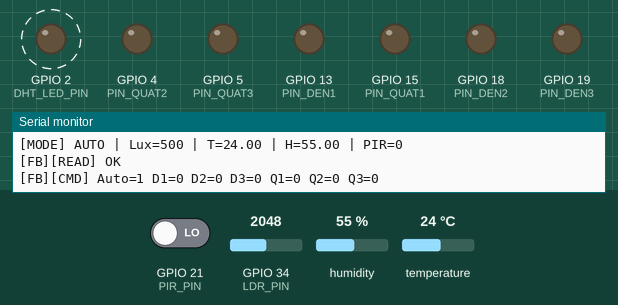
This sketch was run on a simulated ESP32. Shown: output pins drawn as LEDs (lit = HIGH), the last lines printed to the serial monitor. Dashed ring = blinking. The test bench sets the inputs (shaded band); at power-on: GPIO 21 (PIR_PIN) LOW, temperature 24 °C, GPIO 34 (LDR_PIN) = 2048, humidity 55 %. WiFi joins after 1.5 s; servers stay silent unless stated; the local clock reads 2024-03-15 10:24:30 at power-on unless the sketch sets it; the Firebase database answers and starts empty.

Above: at 7.1 s.
7.2 s: GPIO 21 (PIR_PIN) driven HIGH
At 12.7 s:
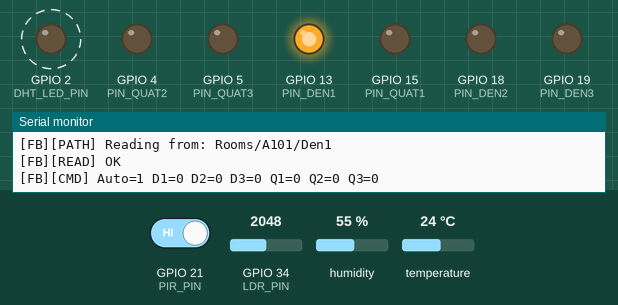
13.4 s: temperature set to 28 °C
At 15.2 s:
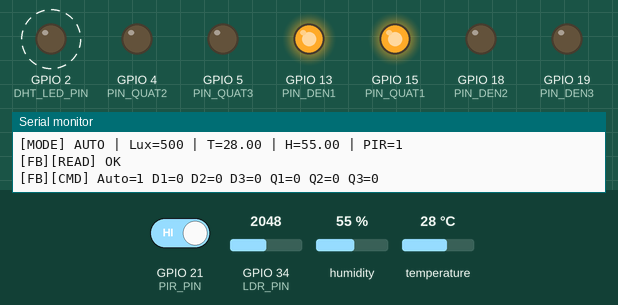
19.4 s: GPIO 34 (LDR_PIN) set to 2108
At 22.6 s:
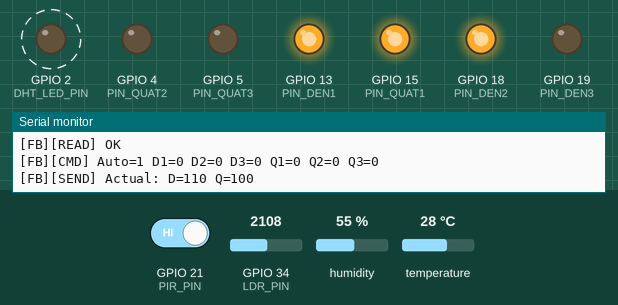
23.4 s: temperature set to 12 °C
At 26.9 s:
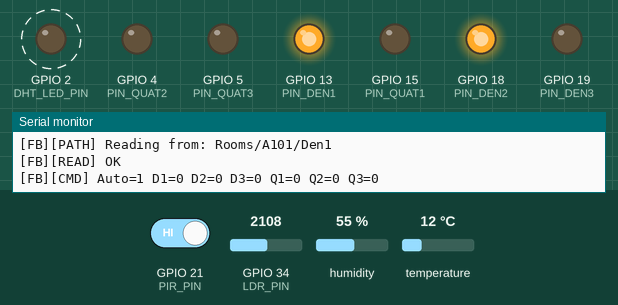
31.4 s: GPIO 34 (LDR_PIN) set to 3232
34.9 s: GPIO 34 (LDR_PIN) set to 3352
At 37.3 s:
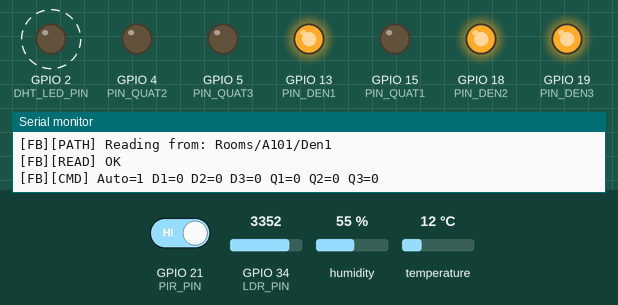
Timing chart, 0 to 40.4 s (numbered marks = the images above; inputs shaded):
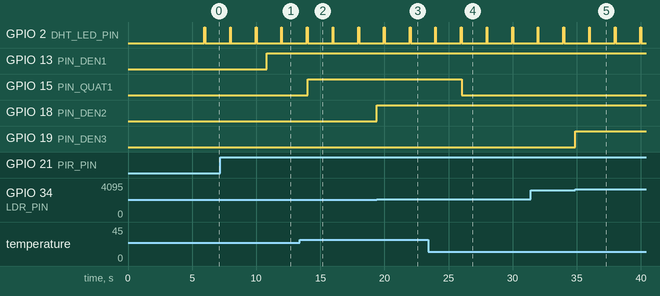

Measured:
- the behaviour switches between 26 and 27 °C on temperature (found by bisection; images 1 and 2)
- the behaviour switches between 2051 and 2052 on GPIO 34 (LDR_PIN) (found by bisection; images 2 and 3)
- the behaviour switches between 3280 and 3281 on GPIO 34 (LDR_PIN) (found by bisection; images 4 and 5)
- after the input at 7.2 s, GPIO 13 (PIN_DEN1): LOW → HIGH after 3.6 s
- after the input at 13.4 s, GPIO 15 (PIN_QUAT1): LOW → HIGH after 0.63 s
- after the input at 19.4 s, GPIO 18 (PIN_DEN2): LOW → HIGH at once
- after the input at 23.4 s, GPIO 15 (PIN_QUAT1): HIGH → LOW after 2.6 s
- after the input at 34.9 s, GPIO 19 (PIN_DEN3): LOW → HIGH at once

The sketch:

esp32_smart_classroom.ino
```cpp
#include <DHT.h>
#include <FirebaseESP32.h>
#include <WiFi.h>
#include <time.h>

#include "soc/rtc_cntl_reg.h"
#include "soc/soc.h"

#include "freertos/FreeRTOS.h"
#include "freertos/semphr.h"
#include "freertos/task.h"

// ================= WIFI & FIREBASE =================
#define WIFI_SSID "Wi-MESH - HCMUTE"
#define WIFI_PASSWORD "hcmute@2024"

#define FIREBASE_HOST "smart-classroom-1796a-default-rtdb.firebaseio.com"
#define FIREBASE_AUTH "VexXIyCwYsU0IsvFTx97SLAtjvgfuw66YiJSr0Uu"

// ================= FIREBASE PATH =================
static const char *ROOM_PATH = "Rooms/A101";

// ================= PINS =================
#define PIR_PIN 21    // PIR sensor
#define DHTPIN 14     // DHT11 Data pin
#define DHT_LED_PIN 2 // LED indicator cho DHT11
#define LDR_PIN 34
#define DHTTYPE DHT11

// ===== Relay IN pins =====
int PIN_DEN1 = 13;
int PIN_DEN2 = 18;
int PIN_DEN3 = 19;
int PIN_QUAT1 = 15;
int PIN_QUAT2 = 4;
int PIN_QUAT3 = 5;

// ================= CONFIG =================
static const bool RELAY_ACTIVE_LOW = false;

// PIR sensor type: set to true if your PIR outputs LOW when motion detected
// Nếu PIR luôn = 1 dù không có người, thử đổi thành true
static const bool PIR_ACTIVE_LOW = false;

// ================= OBJECTS =================
DHT dht(DHTPIN, DHTTYPE);

FirebaseData firebaseData;
FirebaseConfig config;
FirebaseAuth auth;

SemaphoreHandle_t gMutex;

// ================= TUNING =================
static const uint32_t PIR_STABLE_MS = 800;
static const uint32_t PIR_WARMUP_MS = 10000;
static const uint32_t DHT_PERIOD_MS = 2000;
static const uint32_t PRINT_PERIOD_MS = 1000;

static const uint32_t FB_SEND_MS = 200; // 5Hz update
static const uint32_t FB_READ_MS = 10;  // Max polling speed

// ================= STATE =================
struct RelayState {
  bool den1 = false, den2 = false, den3 = false;
  bool quat1 = false, quat2 = false, quat3 = false;
};
RelayState g_state;

// Actual relay states (for sending back to Firebase in AUTO mode)
int g_actualDen1 = 0, g_actualDen2 = 0, g_actualDen3 = 0;
int g_actualQuat1 = 0, g_actualQuat2 = 0, g_actualQuat3 = 0;

// shared sensor
float g_t = 0, g_h = 0;
int g_lux = 0, g_pir = 0;

// mode + cmd
bool g_autoMode = true;
int g_cmdDen1 = 0, g_cmdDen2 = 0, g_cmdDen3 = 0;
int g_cmdQuat1 = 0, g_cmdQuat2 = 0, g_cmdQuat3 = 0;

// ================= HELPERS =================
inline void writeRelay(int pin, bool on) {
  if (RELAY_ACTIVE_LOW)
    digitalWrite(pin, on ? LOW : HIGH);
  else
    digitalWrite(pin, on ? HIGH : LOW);
}

void applyState(const RelayState &s) {
  writeRelay(PIN_DEN1, s.den1);
  writeRelay(PIN_DEN2, s.den2);
  writeRelay(PIN_DEN3, s.den3);
  writeRelay(PIN_QUAT1, s.quat1);
  writeRelay(PIN_QUAT2, s.quat2);
  writeRelay(PIN_QUAT3, s.quat3);

  // Save actual states for Firebase sync
  // Check if mutex exists (may not be initialized during early setup)
  if (gMutex != NULL && xSemaphoreTake(gMutex, pdMS_TO_TICKS(10)) == pdTRUE) {
    g_actualDen1 = s.den1 ? 1 : 0;
    g_actualDen2 = s.den2 ? 1 : 0;
    g_actualDen3 = s.den3 ? 1 : 0;
    g_actualQuat1 = s.quat1 ? 1 : 0;
    g_actualQuat2 = s.quat2 ? 1 : 0;
    g_actualQuat3 = s.quat3 ? 1 : 0;
    xSemaphoreGive(gMutex);
  }
}

String joinPath(const char *base, const char *sub) {
  String s(base);
  if (!s.endsWith("/"))
    s += "/";
  s += sub;
  return s;
}

// ===== AUTO logic với override từ web =====
RelayState calcAutoWithOverride(int lux, float temp, int pirStable) {
  RelayState s;

  // Lấy lệnh từ web
  int d1 = g_cmdDen1, d2 = g_cmdDen2, d3 = g_cmdDen3;
  int q1 = g_cmdQuat1, q2 = g_cmdQuat2, q3 = g_cmdQuat3;

  // ĐÈN: nếu có lệnh web (=1) thì bật, nếu không thì theo tự động
  if (d1 == 1) {
    s.den1 = true;
  } else if (pirStable == 1 && lux < 800) {
    s.den1 = true;
  }

  if (d2 == 1) {
    s.den2 = true;
  } else if (pirStable == 1 && lux < 500) {
    s.den2 = true;
  }

  if (d3 == 1) {
    s.den3 = true;
  } else if (pirStable == 1 && lux < 200) {
    s.den3 = true;
  }

  // QUẠT: tương tự
  if (q1 == 1) {
    s.quat1 = true;
  } else if (pirStable == 1 && temp > 26) {
    s.quat1 = true;
  }

  if (q2 == 1) {
    s.quat2 = true;
  } else if (pirStable == 1 && temp > 28) {
    s.quat2 = true;
  }

  if (q3 == 1) {
    s.quat3 = true;
  } else if (pirStable == 1 && temp > 30) {
    s.quat3 = true;
  }

  return s;
}

// ===== MANUAL logic: chỉ theo CMD nhưng cần có người (PIR=1) =====
RelayState calcManual(int pirStable) {
  RelayState s;

  // Nếu không có người (PIR=0) -> tắt hết, không cho điều khiển
  if (pirStable == 0) {
    return s; // Trả về tất cả false
  }

  // Có người -> cho phép điều khiển theo web
  s.den1 = (g_cmdDen1 == 1);
  s.den2 = (g_cmdDen2 == 1);
  s.den3 = (g_cmdDen3 == 1);
  s.quat1 = (g_cmdQuat1 == 1);
  s.quat2 = (g_cmdQuat2 == 1);
  s.quat3 = (g_cmdQuat3 == 1);
  return s;
}

// ================= FIREBASE TASK =================
void firebaseTask(void *pv) {
  (void)pv;
  uint32_t lastSend = 0, lastRead = 0;

  const String pAuto = joinPath(ROOM_PATH, "AutoMode");
  const String pD1 = joinPath(ROOM_PATH, "Den1");
  const String pD2 = joinPath(ROOM_PATH, "Den2");
  const String pD3 = joinPath(ROOM_PATH, "Den3");
  const String pQ1 = joinPath(ROOM_PATH, "Quat1");
  const String pQ2 = joinPath(ROOM_PATH, "Quat2");
  const String pQ3 = joinPath(ROOM_PATH, "Quat3");

  for (;;) {
    vTaskDelay(pdMS_TO_TICKS(5)); // Minimized loop delay (5ms)

    // Debug connection status every 5 seconds
    static uint32_t lastStatus = 0;
    if (millis() - lastStatus >= 5000) {
      lastStatus = millis();
      Serial.print("[FB][STATUS] WiFi=");
      Serial.print(WiFi.status() == WL_CONNECTED ? "OK" : "DISCONNECTED");
      Serial.print(" Firebase=");
      Serial.println(Firebase.ready() ? "READY" : "NOT_READY");
    }

    if (WiFi.status() != WL_CONNECTED)
      continue;
    if (!Firebase.ready())
      continue;

    uint32_t now = millis();

    // ===== READ commands =====
    if (now - lastRead >= FB_READ_MS) {
      lastRead = now;

      bool autoModeLocal = g_autoMode;
      int d1 = g_cmdDen1, d2 = g_cmdDen2, d3 = g_cmdDen3;
      int q1 = g_cmdQuat1, q2 = g_cmdQuat2, q3 = g_cmdQuat3;

      // Debug: print paths being used
      Serial.print("[FB][PATH] Reading from: ");
      Serial.println(pD1);

      // ===== OPTIMIZED READ: Get whole JSON object in 1 request =====
      if (Firebase.get(firebaseData, ROOM_PATH)) {
        // Success - parse JSON
        FirebaseJson &json = firebaseData.jsonObject();

        FirebaseJsonData jsonData;

        // AutoMode
        if (json.get(jsonData, "AutoMode") && jsonData.success) {
          autoModeLocal = jsonData.boolValue;
        }

        // Den1
        if (json.get(jsonData, "Den1") && jsonData.success) {
          d1 = jsonData.intValue;
        }
        // Den2
        if (json.get(jsonData, "Den2") && jsonData.success) {
          d2 = jsonData.intValue;
        }
        // Den3
        if (json.get(jsonData, "Den3") && jsonData.success) {
          d3 = jsonData.intValue;
        }

        // Quat1
        if (json.get(jsonData, "Quat1") && jsonData.success) {
          q1 = jsonData.intValue;
        }
        // Quat2
        if (json.get(jsonData, "Quat2") && jsonData.success) {
          q2 = jsonData.intValue;
        }
        // Quat3
        if (json.get(jsonData, "Quat3") && jsonData.success) {
          q3 = jsonData.intValue;
        }

        // Clear error flags if read successful
        Serial.println("[FB][READ] OK");
      } else {
        Serial.print("[FB][ERR] Read failed: ");
        Serial.println(firebaseData.errorReason());
      }

      if (xSemaphoreTake(gMutex, pdMS_TO_TICKS(50)) == pdTRUE) {
        g_autoMode = autoModeLocal;
        g_cmdDen1 = d1;
        g_cmdDen2 = d2;
        g_cmdDen3 = d3;
        g_cmdQuat1 = q1;
        g_cmdQuat2 = q2;
        g_cmdQuat3 = q3;
        xSemaphoreGive(gMutex);
      }

      // Debug: Print commands received from Firebase
      Serial.print("[FB][CMD] Auto=");
      Serial.print(autoModeLocal);
      Serial.print(" D1=");
      Serial.print(d1);
      Serial.print(" D2=");
      Serial.print(d2);
      Serial.print(" D3=");
      Serial.print(d3);
      Serial.print(" Q1=");
      Serial.print(q1);
      Serial.print(" Q2=");
      Serial.print(q2);
      Serial.print(" Q3=");
      Serial.println(q3);
    }

    // ===== SEND sensors =====
    if (now - lastSend >= FB_SEND_MS) {
      lastSend = now;

      float t, h;
      int lux, pir;
      bool autoModeLocal;
      if (xSemaphoreTake(gMutex, pdMS_TO_TICKS(50)) == pdTRUE) {
        t = g_t;
        h = g_h;
        lux = g_lux;
        pir = g_pir;
        autoModeLocal = g_autoMode;
        xSemaphoreGive(gMutex);
      } else
        continue;

      // Get actual relay states
      int aDen1, aDen2, aDen3, aQuat1, aQuat2, aQuat3;
      if (xSemaphoreTake(gMutex, pdMS_TO_TICKS(50)) == pdTRUE) {
        aDen1 = g_actualDen1;
        aDen2 = g_actualDen2;
        aDen3 = g_actualDen3;
        aQuat1 = g_actualQuat1;
        aQuat2 = g_actualQuat2;
        aQuat3 = g_actualQuat3;
        xSemaphoreGive(gMutex);
      } else {
        aDen1 = aDen2 = aDen3 = aQuat1 = aQuat2 = aQuat3 = 0;
      }

      FirebaseJson json;
      json.set("NhietDo", t);
      json.set("DoAm", h);
      json.set("AnhSang", lux);
      json.set("ChuyenDong", pir);

      // Send actual relay states to Firebase (so web can display real status)
      json.set("ActualDen1", aDen1);
      json.set("ActualDen2", aDen2);
      json.set("ActualDen3", aDen3);
      json.set("ActualQuat1", aQuat1);
      json.set("ActualQuat2", aQuat2);
      json.set("ActualQuat3", aQuat3);
      // Note: don't send AutoMode back - it should only be controlled by web

      if (!Firebase.updateNode(firebaseData, ROOM_PATH, json)) {
        Serial.print("[FB][ERR] ");
        Serial.println(firebaseData.errorReason());
      } else {
        Serial.print("[FB][SEND] Actual: D=");
        Serial.print(aDen1);
        Serial.print(aDen2);
        Serial.print(aDen3);
        Serial.print(" Q=");
        Serial.print(aQuat1);
        Serial.print(aQuat2);
        Serial.println(aQuat3);
      }
    }
  }
}

// ================= SETUP =================
void setup() {
  WRITE_PERI_REG(RTC_CNTL_BROWN_OUT_REG, 0);

  Serial.begin(115200);
  delay(400);
  Serial.println("\n=== ESP32 START ===");

  pinMode(PIR_PIN, INPUT_PULLDOWN); // PIR sensor
  pinMode(LDR_PIN, INPUT);
  pinMode(DHT_LED_PIN, OUTPUT);   // LED indicator cho DHT11
  digitalWrite(DHT_LED_PIN, LOW); // Tắt LED ban đầu

  pinMode(PIN_DEN1, OUTPUT);
  pinMode(PIN_DEN2, OUTPUT);
  pinMode(PIN_DEN3, OUTPUT);
  pinMode(PIN_QUAT1, OUTPUT);
  pinMode(PIN_QUAT2, OUTPUT);
  pinMode(PIN_QUAT3, OUTPUT);

  // Create mutex BEFORE applyState (applyState uses mutex)
  gMutex = xSemaphoreCreateMutex();

  applyState(RelayState()); // tắt hết
  dht.begin();

  // WiFi
  WiFi.mode(WIFI_STA);
  WiFi.setSleep(false);
  WiFi.begin(WIFI_SSID, WIFI_PASSWORD);

  Serial.print("[WIFI] Connecting");
  uint32_t t0 = millis();
  while (WiFi.status() != WL_CONNECTED && millis() - t0 < 20000) {
    delay(300);
    Serial.print(".");
  }
  Serial.println();

  if (WiFi.status() == WL_CONNECTED) {
    Serial.print("[WIFI] OK IP=");
    Serial.println(WiFi.localIP());
  } else {
    Serial.println("[WIFI][ERR] Cannot connect (Firebase won't work)");
  }

  // NTP (HTTPS)
  configTime(0, 0, "pool.ntp.org", "time.nist.gov");

  // Firebase
  config.host = FIREBASE_HOST;
  config.signer.tokens.legacy_token = FIREBASE_AUTH;
  firebaseData.setBSSLBufferSize(1024, 1024);

  Firebase.begin(&config, &auth);
  Firebase.reconnectWiFi(true);

  // Initialize CMD paths if they don't exist (run once at startup)
  Serial.println("[FB] Waiting for Firebase ready...");
  delay(3000); // Wait for Firebase connection

  // Wait for Firebase to be ready
  int waitCount = 0;
  while (!Firebase.ready() && waitCount < 20) {
    delay(500);
    waitCount++;
    Serial.print(".");
  }
  Serial.println();

  if (Firebase.ready()) {
    Serial.println("[FB] Firebase ready! Initializing CMD paths...");
    String basePath = String(ROOM_PATH);
    Serial.print("[FB] Base path: ");
    Serial.println(basePath);

    // Use set to create paths - with error checking
    if (Firebase.setInt(firebaseData, basePath + "/Den1", 0)) {
      Serial.println("[FB] Den1 OK");
    } else {
      Serial.print("[FB] Den1 FAIL: ");
      Serial.println(firebaseData.errorReason());
    }

    Firebase.setInt(firebaseData, basePath + "/Den2", 0);
    Firebase.setInt(firebaseData, basePath + "/Den3", 0);
    Firebase.setInt(firebaseData, basePath + "/Quat1", 0);
    Firebase.setInt(firebaseData, basePath + "/Quat2", 0);
    Firebase.setInt(firebaseData, basePath + "/Quat3", 0);
    Firebase.setBool(firebaseData, basePath + "/AutoMode", true);

    Serial.println("[FB] CMD paths initialized!");
  } else {
    Serial.println("[FB][ERR] Firebase not ready - cannot initialize paths!");
  }

  xTaskCreatePinnedToCore(firebaseTask, "firebaseTask", 8192, nullptr, 1,
                          nullptr, 0);
}

// ================= LOOP =================
void loop() {
  uint32_t now = millis();

  // ---- PIR debounce + warmup ----
  static int pirRawLast = 0, pirStable = 0;
  static uint32_t pirChangeAt = 0;

  int pirRaw = digitalRead(PIR_PIN);

  // Invert if using Active LOW PIR sensor
  if (PIR_ACTIVE_LOW) {
    pirRaw = !pirRaw;
  }

  if (millis() < PIR_WARMUP_MS)
    pirRaw = 0;

  if (pirRaw != pirRawLast) {
    pirRawLast = pirRaw;
    pirChangeAt = now;
  }
  if (now - pirChangeAt >= PIR_STABLE_MS)
    pirStable = pirRawLast;

  // ---- DHT11 với LED indicator ----
  static uint32_t lastDHT = 0;
  static float t = 0, h = 0;
  static int dhtFail = 0;

  if (now - lastDHT >= DHT_PERIOD_MS) {
    lastDHT = now;

    // Nhấp nháy LED khi đang đọc DHT11
    digitalWrite(DHT_LED_PIN, HIGH);

    float tn = dht.readTemperature();
    float hn = dht.readHumidity();

    if (isnan(tn) || isnan(hn)) {
      dhtFail++;
      Serial.print("[DHT11][ERR] Read failed (");
      Serial.print(dhtFail);
      Serial.println(")");
      // LED tắt nếu lỗi
      digitalWrite(DHT_LED_PIN, LOW);
    } else {
      dhtFail = 0;
      t = tn; // DHT11 không cần offset như DHT22
      h = hn;
      // LED sáng ngắn rồi tắt khi đọc thành công
      delay(50);
      digitalWrite(DHT_LED_PIN, LOW);
    }
  }

  // ---- LDR ----
  int lux = map(analogRead(LDR_PIN), 0, 4095, 1000, 0);

  // ---- Cập nhật shared data ----
  bool autoModeLocal;
  if (xSemaphoreTake(gMutex, pdMS_TO_TICKS(10)) == pdTRUE) {
    g_t = t;
    g_h = h;
    g_lux = lux;
    g_pir = pirStable;
    autoModeLocal = g_autoMode;
    xSemaphoreGive(gMutex);
  } else {
    autoModeLocal = true;
  }

  // ---- Tính toán trạng thái relay ----
  RelayState out;
  if (autoModeLocal) {
    // AUTO MODE: web vẫn có thể override
    if (xSemaphoreTake(gMutex, pdMS_TO_TICKS(10)) == pdTRUE) {
      out = calcAutoWithOverride(lux, t, pirStable);
      xSemaphoreGive(gMutex);
    } else {
      out = RelayState();
    }
  } else {
    // MANUAL MODE: hoàn toàn theo web
    if (xSemaphoreTake(gMutex, pdMS_TO_TICKS(10)) == pdTRUE) {
      out = calcManual(pirStable);
      xSemaphoreGive(gMutex);
    } else {
      out = RelayState();
    }
  }

  applyState(out);

  // ---- Print ----
  static uint32_t lastPrint = 0;
  if (now - lastPrint >= PRINT_PERIOD_MS) {
    lastPrint = now;
    Serial.print("[MODE] ");
    Serial.print(autoModeLocal ? "AUTO" : "MANUAL");
    Serial.print(" | Lux=");
    Serial.print(lux);
    Serial.print(" | T=");
    Serial.print(t);
    Serial.print(" | H=");
    Serial.print(h);
    Serial.print(" | PIR=");
    Serial.println(pirStable);
  }

  delay(2);
}
```
